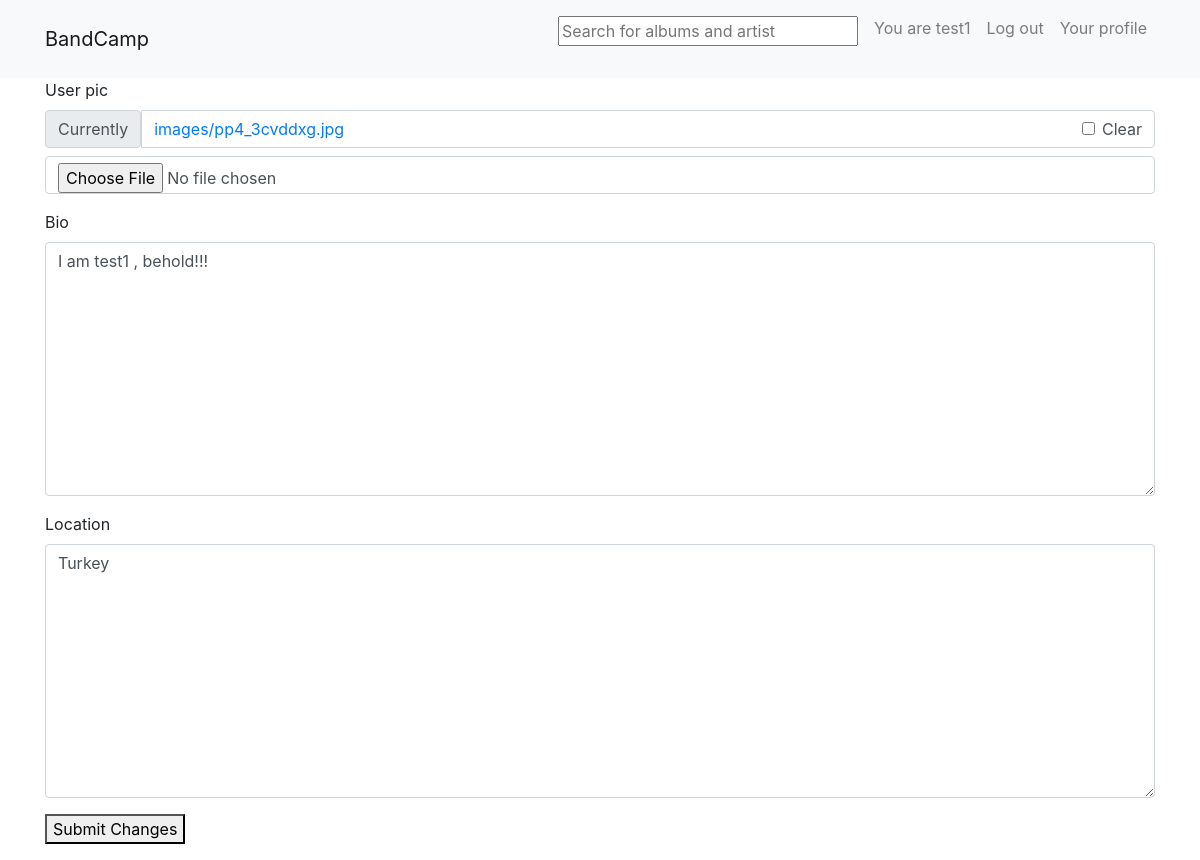
The page /edit_user_profile/1 (signed in) on the database its author committed.
### user/models.py (models this page shows)
class User(AbstractUser):
    email = models.EmailField(unique=False ,default="example@gmail.com" , null=True)
    is_artist = models.BooleanField(default=False)

### profiles/models.py (models this page shows)
class UserProfile(models.Model):
    name = models.TextField(max_length=50)
    user = models.OneToOneField(User , on_delete=models.CASCADE , null=True)
    user_pic = models.ImageField(blank=True , null=True , upload_to="images/" , editable=True)
    bio = models.TextField(blank=True , null=True  , max_length=1000 , editable=True)
    location = models.TextField(blank=True , null= True , max_length=50 , editable=True)

### profiles/views.py (the view)
# urls.py: path("edit_user_profile/<int:pk>" , EditUserProfileView.as_view() , name = "edit_user_profile"),
class EditUserProfileView(UpdateView):
    model = UserProfile
    fields = [
        "user_pic",
        "bio",
        "location",
    ]
    template_name = "edit_user_profile.html"
    success_url = reverse_lazy("home")

### templates/edit_user_profile.html (shortened to what this page needs)
{% extends "base.html" %}
{% load crispy_forms_tags %}
{% block content %}
<form method="post" enctype="multipart/form-data">
    {{form|crispy}}
<button type="submit">Submit Changes</button>
</form>
{% endblock content %}

### templates/base.html (shortened to what this page needs)
{% load static %}
<html>
    <head>
        <link rel="stylesheet" href="https://stackpath.bootstrapcdn.com/bootstrap/4.3.1/css/bootstrap.min.css"
integrity="sha384-ggOyR0iXCbMQv3Xipma34MD+dH/1fQ784/j6cY/iJTQUOhcWr7x9JvoRxT2MZw1T"
crossorigin="anonymous">
    </head>
    <nav class="navbar navbar-expand-lg navbar-light bg-light">
        <div class="container">
            <a class="navbar-brand" href="{% url 'home' %}">BandCamp</a>
            <div class="collapse navbar-collapse" id="navbarNav">
                <ul class="navbar-nav ml-auto">
                    <li class="nav-item">
                        <span class="nav-link">
                            <form action="{% url 'search' %}" method="get" style="display: inline-block; width: 300px;">
                                <input name="q" type="text" placeholder="Search for albums and artist" style="width: 100%;">
                            </form>
                        </span>
                    </li>
                    {% if user.is_authenticated %}
                        {% if user.is_artist %}
                        <li class="nav-item">
                            <span class="nav-link">You are {{user.artistprofile.artist_name}}</span>
                        </li>
                        {% else %}
                        <li class="nav-item">
                            <span class="nav-link">You are {{user}}</span>
                        </li>
                        {% endif %}
                        <li class="nav-item">
                            <a class="nav-link" href="{% url 'logout' %}">Log out</a>
                        </li>
                        {% if user.is_artist == False %}
                                {% if user.userprofile %}
                                <li class="nav-item">
                                    <a class="nav-link" href="{% url 'user_profile_page' user.userprofile.id %}">Your profile</a>
                                </li>
                                {% else %}
                                <li class="nav-item">
                                    <a class="nav-link" href="{% url 'create_user_profile_page' %}">Create Profile</a>
                                </li>
                                {% endif %}
                        {% endif %}
                    {% endif %}
                </ul>
            </div>
        </div>
    </nav>
    <div class="container">
        {% block content %}
        {% endblock content %}
    </div>
</html>

### rows shown on the page
User: username "test1"
UserProfile: bio "I am test1 , behold!!!", location "Turkey"
